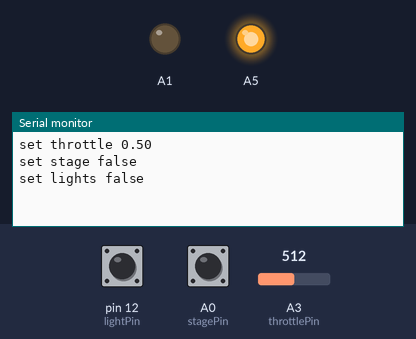
Bench run of a sketch on a simulated Arduino Uno, built with avr-gcc and run on an emulated ATmega328P. Parts: output pins drawn as LEDs (lit = HIGH), the last lines printed to the serial monitor. The inputs (shaded band) are chosen by the test bench; at power-on: pin 12 (lightPin) HIGH, A0 (stagePin) HIGH, A3 (throttlePin) = 512.

Above: at 1.2 s.
1.3 s: pin 12 (lightPin) pulled LOW for 0.15 s
At 1.43 s:
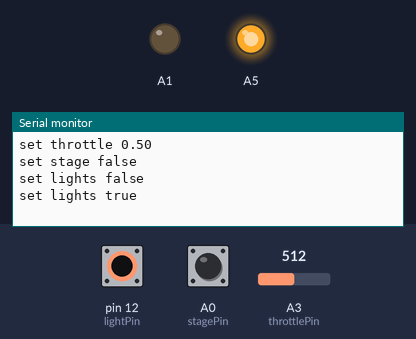
2.9 s: A0 (stagePin) pulled LOW for 0.15 s
At 4.1 s:
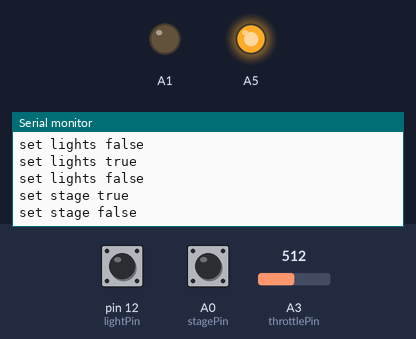

The sketch:

kspyduino.ino
```cpp
// (licence header left out)
class Control {
 public:
  virtual String read();
};

class Pot: public Control {
 public:
  explicit Pot(int pin) {
    this->pin = pin;
    pinMode(this->pin, INPUT);
  }

  String read() {
    int pot = analogRead(this->pin);

    if (pot <= deadzone) {
      pot = deadzone;
    } else if (pot >= potMax - deadzone) {
      pot = potMax - deadzone;
    }
    pot = map(pot, this->deadzone, this->potMax - this->deadzone, 0, 200);
    if (abs(pot - this->previousReading) >= 2) {
      this->previousReading = pot;
    }
    return String((this->previousReading / 2) / 100.0);
  }

 private:
  const int deadzone = 5;
  const int potMax = 1023;
  int pin;
  int previousReading;
};

class Button: public Control {
 public:
  explicit Button(int pin) {
    this->pin = pin;
    pinMode(this->pin, INPUT_PULLUP);
  }

  String read() {
    return digitalRead(this->pin)?"false":"true";
  }

 private:
  int pin;
};

const int stagePin = A0;
const int throttlePin = A3;
const int lightPin = 12;

Pot throttle(throttlePin);
Button stage(stagePin);
Button light(lightPin);

void setup() {
  Serial.begin(9600);
  Serial.flush();
  pinMode(A1, OUTPUT);
  digitalWrite(A1, LOW);
  pinMode(A5, OUTPUT);
  digitalWrite(A5, HIGH);
}

String prevThrottle = "";
String prevStageTrigger = "";
String prevLight = "";

void loop() {
  if (Serial.available()) {
    String line = Serial.readStringUntil('\n');
    if (line.equals("get throttle")) {
      Serial.print("set throttle ");
      Serial.println(throttle.read());
    }
  } else {
    String throttleValue = throttle.read();

    if (!throttleValue.equals(prevThrottle)) {
      prevThrottle = throttleValue;
      Serial.print("set throttle ");
      Serial.println(throttleValue);
    }

    String stageTrigger = stage.read();

    if (!stageTrigger.equals(prevStageTrigger)) {
      prevStageTrigger = stageTrigger;
      Serial.print("set stage ");
      Serial.println(stageTrigger);
    }

    String lights = light.read();

    if (!lights.equals(prevLight)) {
      prevLight = lights;
      Serial.print("set lights ");
      Serial.println(lights);
    }
  }
}
```

Measured:
- after the input at 1.3 s, the serial monitor: prints a new line at once (image 1)
- after the input at 2.9 s, the serial monitor: prints a new line at once (image 2)
